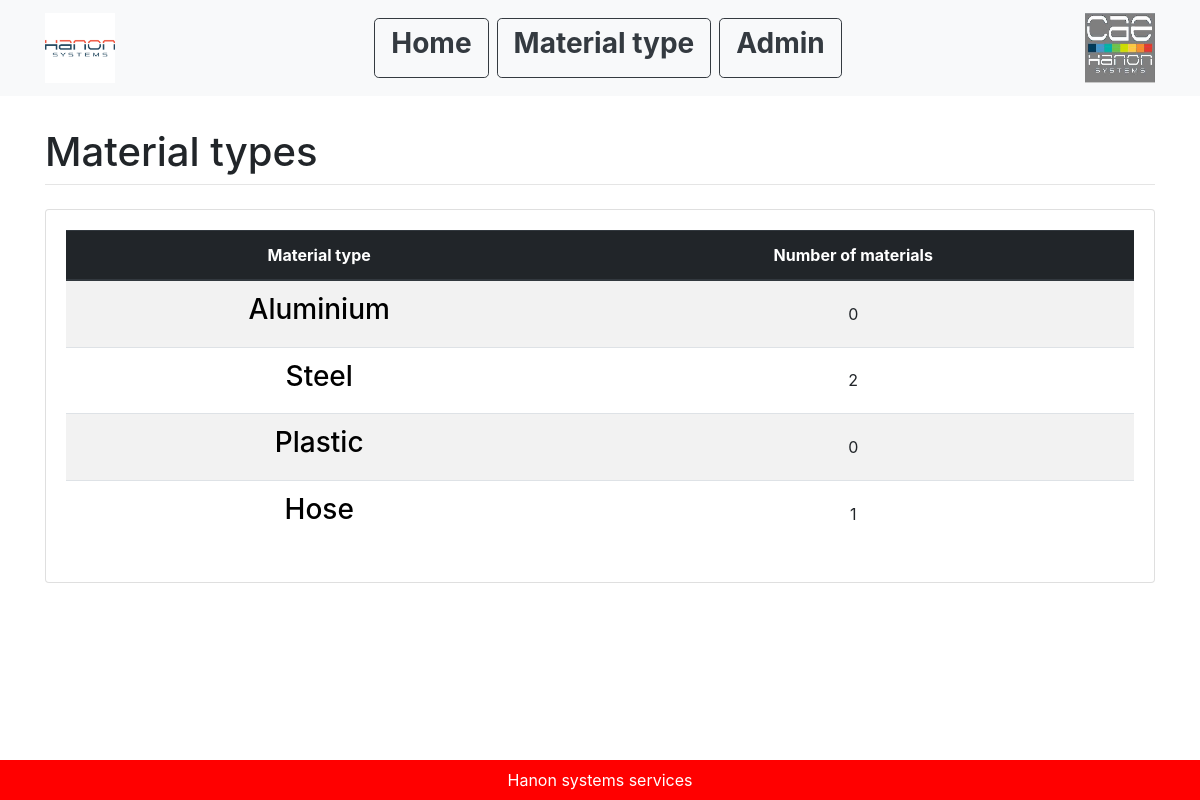
/material_type_list/, run on the app's committed database.
### main/models.py (models this page shows, shortened)
class MaterialType(models.Model):
    name = models.CharField(max_length=200, unique=True)

### main/views.py (the view)
# urls.py: path('material_type_list/', views.material_type_list, name="material_type_list"),
def material_type_list(response):
    mat_type_ls = MaterialType.objects.all()
    count_ls = {}
    for mat_type in mat_type_ls:
        mat_id = mat_type.id
        count_ls[mat_type] = Material.objects.filter(material_type_id=mat_id).count()
        if Material.objects.filter(material_type_id=mat_id).count() == 0:
            count_ls[mat_type] = Hose.objects.filter(material_type_id=mat_id).count()
    return render(response, "main/material_type_list.html", {
                      "count_ls": count_ls,
                   })

### main/templates/main/material_type_list.html (shortened to what this page needs)
{% extends "main/base.html" %}
{% block content %}
<br>
<h1 class="mt-2">Material types</h1>
    <hr class="mt-0 mb-4">
<div class="card card-body">
    <table class="table table-striped">
        <thead class="thead-dark">
        <tr>
            <th class="text-center align-middle" scope="col">Material type</th>
            <th class="text-center align-middle" scope="col">Number of materials</th>
        </tr>
        </thead>
        <tbody>
            {% for item,count in count_ls.items%}
            <tr>
                <td class="text-center align-middle">
                    <a href="{%url 'material_list' item.id%}"><h3 style="color:black">{{ item.name }}</h3></a>
                </td>
                <td class="text-center align-middle">{{ count }}</td>
            </tr>
            {% endfor %}
        </tbody>
    </table>
</div>
<br>
{% endblock %}

### data on the page
MaterialType: name "Aluminium", count "0"
MaterialType: name "Steel", id "2"
MaterialType: name "Plastic", count "0"
MaterialType: name "Hose", count "1"
